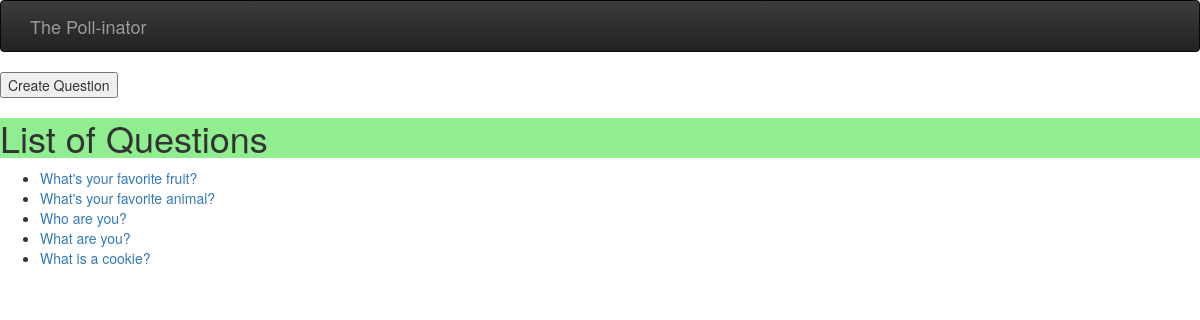
Screenshot of /polls/ with the database file from the repository.
### polls/models.py (models this page shows, shortened)
class Question(models.Model):
	question_text = models.CharField(max_length=200, unique=True)
	num_votes = models.IntegerField(default=0)

### polls/views.py (the view)
# urls.py: url(r'^polls/$', views.index, name='index'),
def index(request):
	question_list = Question.objects.all()  # fetch the list of questions from DB
	form = QuestionForm();
	context = {
		'question_list': question_list,
		'form': form,
	}
	return render(request, 'polls/index.html', context)

### polls/forms.py
class QuestionForm(forms.ModelForm):
	class Meta:
		model = Question
		fields = ['question_text']
		widgets = {
			'question_text': forms.TextInput(
				attrs={'id': 'question-text',
					'required': True,
					'placeholder': 'Ask a question',
					}
			),
		}

### polls/templates/polls/index.html (shortened to what this page needs)
{% load static %}
<link rel="stylesheet" href="https://maxcdn.bootstrapcdn.com/bootstrap/3.3.7/css/bootstrap.min.css">
<link rel="stylesheet" href="https://maxcdn.bootstrapcdn.com/bootstrap/3.3.7/css/bootstrap-theme.min.css">
<link rel="stylesheet" type="text/css" href="{% static 'polls/style.css' %}">
<div>
	<nav class="navbar navbar-inverse header-nav">
		<div class="container">
			<a class="navbar-brand" href="mainPage.html">The Poll-inator</a>
			<div class="collapse navbar-collapse" id="navbar">
			</div>
		</div>
	</nav>
<form method="POST" id="question-form">
    <input type="submit" value="Create Question">
</form>
<h1>List of Questions</h1>
{% if question_list %}
	<ul id="questions">
	{% for question in question_list %}
		<li><a href="/polls/{{ question.id }}/">{{ question.question_text }}</a></li>
	{% endfor %}
	</ul>
{% else %}
	<p>No polls are available.</p>
{% endif %}

### polls/static/polls/style.css (style rules this page uses)
h1 { background-color: lightgreen; }

### rows the page displays
Question: question_text "What's your favorite fruit?"
Question: question_text "What's your favorite animal?"
Question: question_text "Who are you?"
Question: question_text "What are you?"
Question: question_text "What is a cookie?"
